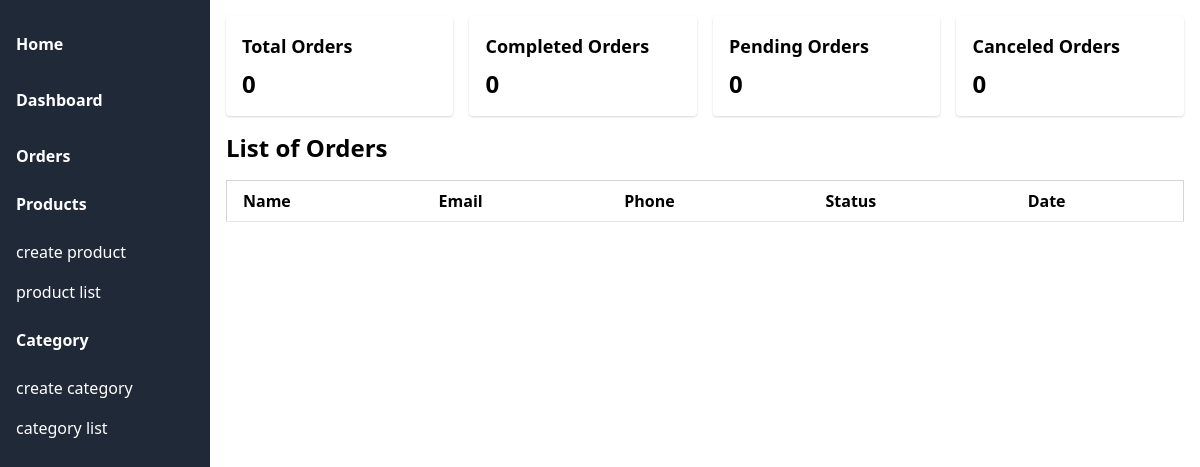
Page /order_list/ (signed in) on the earlier database version.
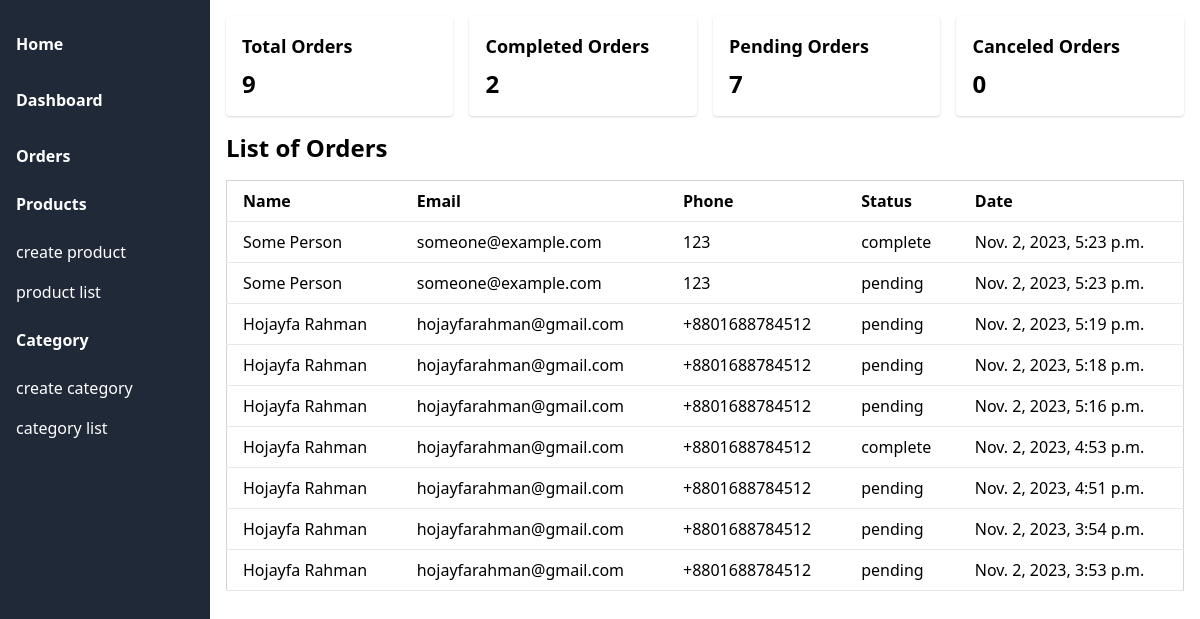
Same page on the later database version.
### orders/models.py (models this page shows, shortened)
class Order(models.Model):
    STATUS_CHOICES = (
        ('pending', 'Pending'),
        ('cancel', 'Canceled'),
        ('complete', 'Completed'),
    )
    name = models.CharField(max_length=255)
    phone = models.CharField(max_length=20)
    email = models.EmailField()
    status = models.CharField(max_length=10, choices=STATUS_CHOICES, default='pending')
    created_at = models.DateTimeField(auto_now_add=True)
    updated_at = models.DateTimeField(auto_now=True)

### administration/views.py (the view)
# urls.py: path('order_list/', views.order_list, name='order-list' ),
@login_required
def order_list(request):
    orders = Order.objects.order_by('-id')
    total = Order.objects.count()
    complete = Order.objects.filter(status='complete').count()
    pending = Order.objects.filter(status='pending').count()
    cancel = Order.objects.filter(status='cancel').count()
    return render(request, 'admin/order/list.html',
    {
        'orders':orders,
        'complete':complete,
        'pending':pending,
        'cancel': cancel,
        'total':total
    })

### cart/context_processors.py (called while the page is built)
def cart_items_count(request):
    session_id = request.session.session_key
    cart_items = CartItem.objects.filter(session_id=session_id)
    cart_items_count = 0
    for item in cart_items:
        cart_items_count += item.quantity
    return {"cart_items_count": cart_items_count}

### administration/templates/admin/order/list.html
{% extends "admin.html" %}
{% block body %}
<div class="container mx-auto p-4">
    <div class="grid grid-cols-1 sm:grid-cols-2 md:grid-cols-4 gap-4">
  <div class="bg-white p-4 rounded shadow">
    <h3 class="text-lg font-semibold mb-2">Total Orders</h3>
    <p class="text-2xl font-bold">{{ total }}</p>
  </div>
  <div class="bg-white p-4 rounded shadow">
    <h3 class="text-lg font-semibold mb-2">Completed Orders</h3>
    <p class="text-2xl font-bold">{{ complete }}</p>
  </div>
  <div class="bg-white p-4 rounded shadow">
    <h3 class="text-lg font-semibold mb-2">Pending Orders</h3>
    <p class="text-2xl font-bold">{{ pending }}</p>
  </div>
  <div class="bg-white p-4 rounded shadow">
    <h3 class="text-lg font-semibold mb-2">Canceled Orders</h3>
    <p class="text-2xl font-bold">{{ cancel}}</p>
  </div>
</div>
    <h1 class="text-2xl font-bold mb-4 mt-4">List of Orders</h1>
    <table class="min-w-full bg-white border border-gray-300 items-center">
      <thead>
        <tr>
          <th class="py-2 px-4 border-b mb-2 text-left">Name</th>
          <th class="py-2 px-4 border-b mb-2 text-left">Email</th>
          <th class="py-2 px-4 border-b mb-2 text-left">Phone</th>
          <th class="py-2 px-4 border-b mb-2 text-left">Status</th>
          <th class="py-2 px-4 border-b mb-2 text-left">Date</th>
        </tr>
      </thead>
      <tbody>
        {% for order in orders %}
        <tr>
          <td class="py-2 px-4 border-b mb-2 text-left">{{order.name}}</td>
          <td class="py-2 px-4 border-b mb-2 text-left">{{order.email}}</td>
          <td class="py-2 px-4 border-b mb-2 text-left">{{order.phone}}</td>
          <td class="py-2 px-4 border-b mb-2 text-left">{{order.status}}</td>
          <td class="py-2 px-4 border-b mb-2 text-left">{{order.created_at}}</td>
        </tr>
        {% endfor %}
      </tbody>
    </table>
  </div>
{% endblock %}

Differences in the rows shown:
added Order: name "Some Person", email "someone@example.com", phone "123", status "complete", created_at "Nov. 2, 2023, 5:23 p.m."
added Order: name "Some Person", email "someone@example.com", phone "123", status "pending", created_at "Nov. 2, 2023, 5:23 p.m."
added Order: name "Hojayfa Rahman", email "hojayfarahman@gmail.com", phone "+8801688784512", status "pending", created_at "Nov. 2, 2023, 5:19 p.m."
added Order: name "Hojayfa Rahman", email "hojayfarahman@gmail.com", phone "+8801688784512", status "pending", created_at "Nov. 2, 2023, 5:18 p.m."
added Order: name "Hojayfa Rahman", email "hojayfarahman@gmail.com", phone "+8801688784512", status "pending", created_at "Nov. 2, 2023, 5:16 p.m."
added Order: name "Hojayfa Rahman", email "hojayfarahman@gmail.com", phone "+8801688784512", status "complete", created_at "Nov. 2, 2023, 4:53 p.m."
added Order: name "Hojayfa Rahman", email "hojayfarahman@gmail.com", phone "+8801688784512", status "pending", created_at "Nov. 2, 2023, 4:51 p.m."
added Order: name "Hojayfa Rahman", email "hojayfarahman@gmail.com", phone "+8801688784512", status "pending", created_at "Nov. 2, 2023, 3:54 p.m."
added Order: name "Hojayfa Rahman", email "hojayfarahman@gmail.com", phone "+8801688784512", status "pending", created_at "Nov. 2, 2023, 3:53 p.m."
Other differences:
{{ total }}: "0" → "9"
{{ complete }}: "0" → "2"
{{ pending }}: "0" → "7"
